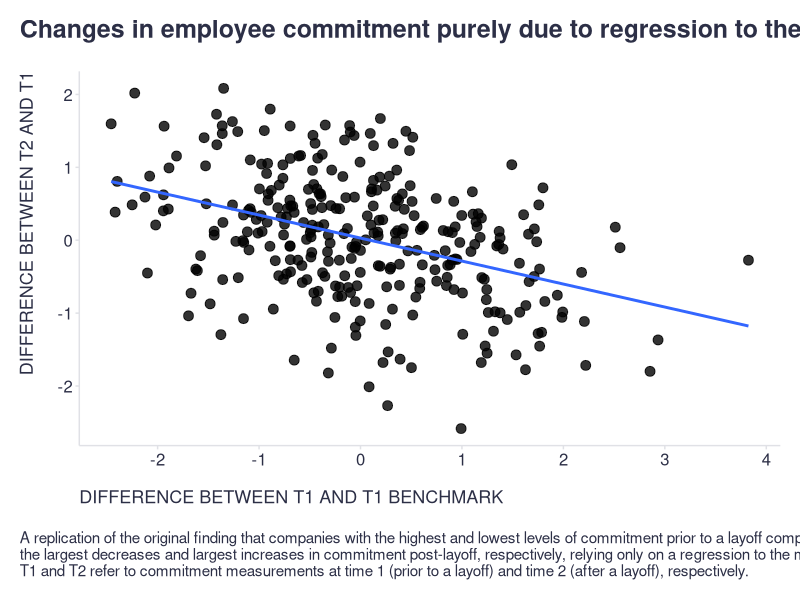

Source code (R):
## ---- chunk 1

# uploading necessary libraries
library(tidyverse)

set.seed(1) # seed for reproducibility
n <- 2000 # number of observations
T1 <- rnorm(n) # generating observations at time 1
T2 <- 0.7*T1 + rnorm(n)*sqrt(1-0.7^2) # generating correlated observations at time 2

# cor(T1, T2) # checking the correlation

df <- data.frame(T1=T1, T2=T2) # putting created variables into dataframe

## ---- chunk 2

# computing benchmark for pre-layoff period (T1)
benchmark <- df %>%
  dplyr::summarise(
    benchmark = mean(T1)
  ) %>%
  dplyr::pull(benchmark)

# computing differences between T2 and T1 and between T1 and T1 benchmark (average)
df <- df %>%
  dplyr::mutate(
    timeDiff = T2-T1,
    benchmarkDiff = T1-benchmark
  )

## ---- chunk 3

# assigning each observation randomly one of two labels - Layoffs/NoLayoffs 
df1 <- df %>%
  dplyr::mutate(
    Layoffs = sample(c("Layoffs", "NoLayoffs"), size = n(), replace = TRUE, prob = c(0.15, 0.85))
  )

## ---- chunk 4

# visualizing relationship between the 
df1 %>%
  dplyr::filter(Layoffs == "Layoffs") %>%
  ggplot2::ggplot(aes(x = benchmarkDiff, y = timeDiff)) +
  ggplot2::geom_point(size = 3, alpha = 0.8) +
  ggplot2::geom_smooth(method = "lm", se = F) +
  ggplot2::scale_x_continuous(breaks = seq(-2,4,1)) +
  labs(
    x = "DIFFERENCE BETWEEN T1 AND T1 BENCHMARK",
    y = "DIFFERENCE BETWEEN T2 AND T1",
    title = "Changes in employee commitment purely due to regression to the mean",
    caption = "\nA replication of the original finding that companies with the highest and lowest levels of commitment prior to a layoff compared to the benchmark, experienced\nthe largest decreases and largest increases in commitment post-layoff, respectively, relying only on a regression to the mean phenomenon.\nT1 and T2 refer to commitment measurements at time 1 (prior to a layoff) and time 2 (after a layoff), respectively."
  ) +
  ggplot2::theme(
    plot.title = element_text(color = '#2C2F46', face = "bold", size = 18, margin=margin(0,0,20,0)),
    plot.subtitle = element_text(color = '#2C2F46', face = "plain", size = 15, margin=margin(0,0,20,0)),
    plot.caption = element_text(color = '#2C2F46', face = "plain", size = 11, hjust = 0),
    axis.title.x.bottom = element_text(margin = margin(t = 15, r = 0, b = 0, l = 0), color = '#2C2F46', face = "plain", size = 13, lineheight = 16, hjust = 0),
    axis.title.y.left = element_text(margin = margin(t = 0, r = 15, b = 0, l = 0), color = '#2C2F46', face = "plain", size = 13, lineheight = 16, hjust = 1),
    axis.text = element_text(color = '#2C2F46', face = "plain", size = 12, lineheight = 16),
    axis.line = element_line(colour = "#E0E1E6"),
    axis.ticks = element_line(color = "#E0E1E6"),
    strip.text.x = element_text(size = 11, face = "plain"),
    legend.position= "bottom",
    legend.key = element_rect(fill = "white"),
    legend.key.width = unit(1.6, "line"),
    legend.margin = margin(0,0,0,0, unit="cm"),
    legend.text = element_text(color = '#2C2F46', face = "plain", size = 10, lineheight = 16),
    panel.background = element_blank(),
    panel.grid.major.y = element_blank(),
    panel.grid.major.x = element_blank(),
    panel.grid.minor = element_blank(),
    plot.margin=unit(c(5,5,5,5),"mm"), 
    plot.title.position = "plot",
    plot.caption.position =  "plot"
  ) +
  ggplot2::guides(color = guide_legend(nrow = 1))

## ---- chunk 5

# modeling T2 while controlling for the effect of regression to the mean
model1 <- glm(T2 ~ benchmarkDiff + Layoffs, family = gaussian(link = "identity"), data = df1)
summary(model1)

## ---- chunk 6

# creating a new dataset that better reflects the hypothesized causal mechanism behind the observed pattern
df2 <- df %>%
  dplyr::rowwise() %>%
  dplyr::mutate(
    Layoffs = sample(c("Layoffs", "NoLayoffs"), size = 1, replace = TRUE, prob = c(0.15, 0.85)),
    T2 = ifelse(Layoffs == "Layoffs" & T1 >= 0.5, T2 - runif(min = 0.3, max = 1.5, n = 1), T2),
    T2 = ifelse(Layoffs == "Layoffs" & T1 <= -0.5 , T2 - runif(min = -0.75, max = 0.2, n = 1), T2)
  ) %>%
  dplyr::ungroup() %>%
  dplyr::mutate(timeDiff = T2-T1) # recomputing timeDiff

# modeling T2 while controlling for the effect of regression to the mean
model2 <- glm(T2 ~ benchmarkDiff + Layoffs, family = gaussian(link = "identity"), data = df2)
summary(model2)

